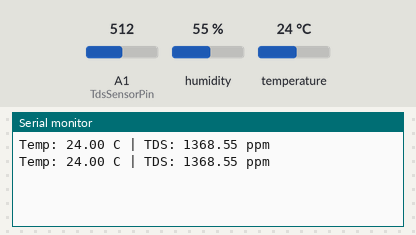
Bench run of a sketch on a simulated Arduino Uno, built with avr-gcc and run on an emulated ATmega328P. Parts: the last lines printed to the serial monitor. The inputs (shaded band) are chosen by the test bench; at power-on: temperature 24 °C, A1 (TdsSensorPin) = 512, humidity 55 %.

Above: at 1.8 s.
1.9 s: temperature set to 12 °C
At 3.3 s:
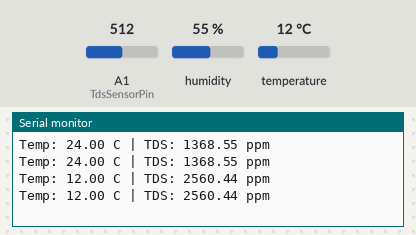
3.4 s: A1 (TdsSensorPin) set to 716
At 4.7 s:
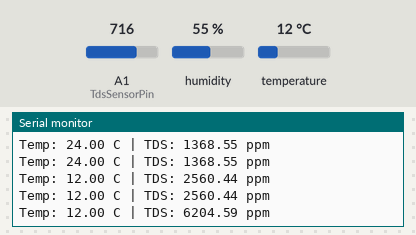
4.9 s: temperature set to 19 °C
At 5.9 s:
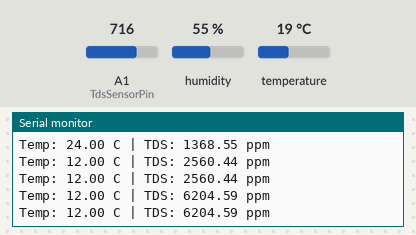
6.4 s: A1 (TdsSensorPin) set to 900
At 7.4 s:
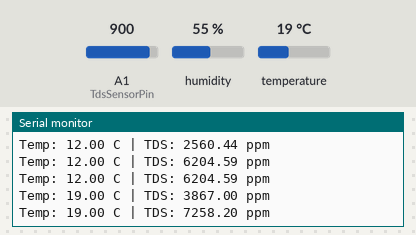
Timing chart, 0 to 8.9 s (numbered marks = the images above; inputs shaded):
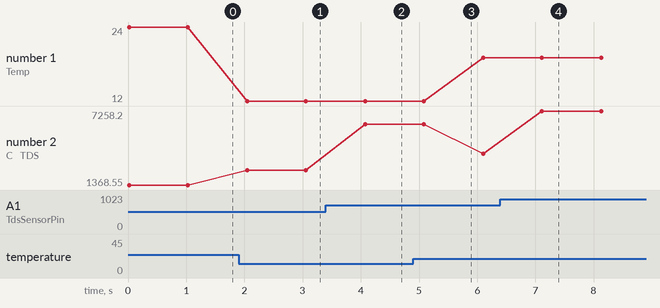

The sketch:

tds_with_dht.ino.ino
```cpp
#include "DHT.h"

#define DHTPIN 2          // Digital pin connected to DHT11
#define DHTTYPE DHT11
#define TdsSensorPin A1   // Analog pin connected to TDS probe
#define VREF 5.0          // Use 5.0 for Arduino Uno/Mega, 3.3 for ESP32/Nano Every

DHT dht(DHTPIN, DHTTYPE);

void setup() {
    Serial.begin(9600);
    dht.begin();
    pinMode(TdsSensorPin, INPUT);
}

void loop() {
    // Read temperature from DHT11
    float tempC = dht.readTemperature();

    // Check if reading failed
    if (isnan(tempC)) {
        Serial.println("Failed to read from DHT sensor!");
        return;
    }

    // Read voltage from TDS sensor
    int sensorValue = analogRead(TdsSensorPin);
    float rawVoltage = sensorValue * VREF / 1024.0;

    // Temperature Compensation Logic
    float compensationCoefficient = 1.0 + 0.02 * (tempC - 25.0);
    float compensatedVoltage = rawVoltage / compensationCoefficient;

    // Convert voltage to ppm
    float tdsValue = (133.42 * pow(compensatedVoltage, 3) - 255.86 * pow(compensatedVoltage, 2) + 857.39 * compensatedVoltage) * 0.5;

    // Output to Serial Monitor
    Serial.print("Temp: ");
    Serial.print(tempC);
    Serial.print(" C | TDS: ");
    Serial.print(tdsValue);
    Serial.println(" ppm");

    delay(1000); // Wait 1 second
}
```

Measured:
- after the input at 1.9 s, the serial monitor: prints a new line after 0.15 s (image 1)
- after the input at 3.4 s, the serial monitor: prints a new line after 0.68 s (image 2)
- after the input at 6.4 s, the serial monitor: prints a new line after 0.71 s (image 4)
- plotted number 1: 24 → 12 after the input at 1.9 s, 12 → 19 after the input at 4.9 s
- plotted number 2: 1368.55 → 2560.44 after the input at 1.9 s, 2560.44 → 6204.59 after the input at 3.4 s, 6204.59 → 3867 after the input at 4.9 s, 3867 → 7258.2 after the input at 6.4 s
